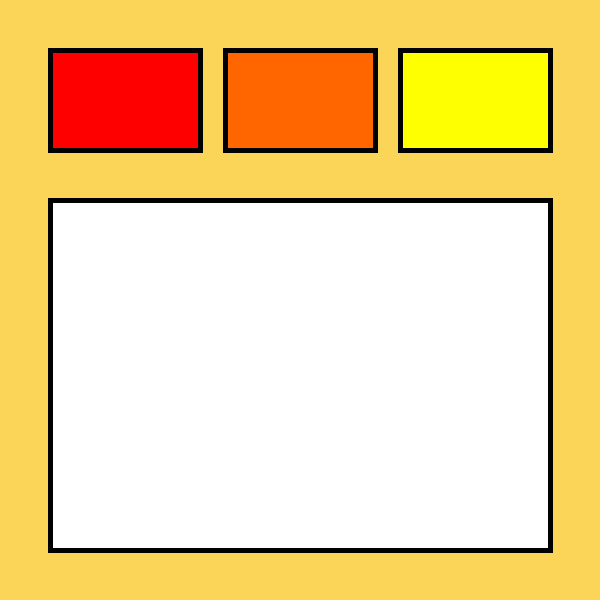
Frame 1 (no input)
Frame 60 (the mouse pressed at the canvas centre just before this capture): identical to frame 1, image omitted
Frame 120 (the mouse held since frame 60 and released just before this capture): identical to frame 1, image omitted

The Processing sketch that drew this single still picture (run headless with seeded random() and noise(); from frame 60 on, the mouse is pressed at the canvas centre):

// Processing sketch: checkpoint_2_project_3
// ── checkpoint_2_project_3.pde
color red = #FF0000;
color orange = #FF6600;
color yellowyorange = #FAD558;
color yellow = #FEFF00;
color selector = #FFFFFF;
color white = #FFFFFF;
color black = #000000;

void setup() {
  size(600, 600);
  strokeWeight(5);
}

void draw() {
  background(yellowyorange);
  stroke(black);
  fill(selector);
  rect(50, 200, 500, 350);

  tactile(50, 200, 50, 150);
  fill(red);
  rect(50, 50, 150, 100);

  tactile(225, 375, 50, 150);
  fill(orange);
  rect(225, 50, 150, 100);

  tactile(400, 550, 50, 150);
  fill(yellow);
  rect(400, 50, 150, 100);
}

void mouseReleased() {
  if (mouseX > 50 && mouseX < 200 && mouseY > 50 && mouseY < 200) {
    selector = red;
  }
  
  if(mouseX > 225 && mouseX < 375 && mouseY > 50 && mouseY < 200) {
    selector = orange;
  }
  
  if(mouseX > 400 && mouseX < 550 && mouseY > 50 && mouseY < 200) {
    selector = yellow;
  }
}

void tactile(int x, int x2, int y, int y2) {
  if(mouseX > x && mouseX < x2 && mouseY > y && mouseY < y2) {
    stroke(white);
  } else {
    stroke(black);
  }
}
